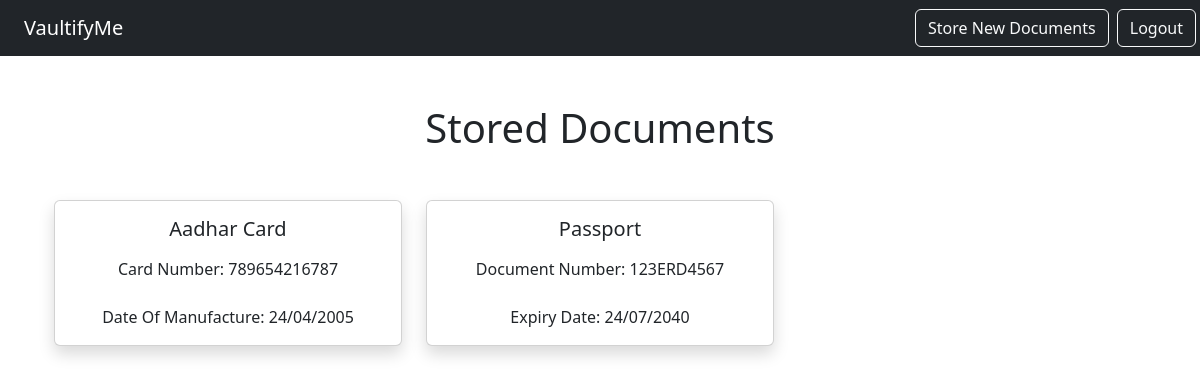
Page /notes/list (signed in) on the committed database.
### notes/models.py (models this page shows, shortened)
class Notes(models.Model):
    title = models.CharField(max_length=200)
    text = models.TextField()
    file=models.FileField(upload_to='files/', null=True,default=None)
    created = models.DateTimeField(auto_now_add=True)
    user = models.ForeignKey(User, on_delete=models.CASCADE, related_name="notes")

### notes/views.py (the view)
# urls.py: path('list', views.NotesListView.as_view(), name="notes.list"),
class NotesListView(LoginRequiredMixin,ListView):
    model = Notes
    context_object_name = 'notes'
    template_name = 'notes/notes_list.html'
    login_url = "/login"
    def get_queryset(self):
        return self.request.user.notes.all()

### notes/templates/notes/notes_list.html
{% extends 'base.html' %}
{% block content %}
<div class="container">
  <h1 class="my-5">Stored Documents</h1>
  <div class="row row-cols-3 g-4">
    {% for note in notes %}
    <div class="col">
      <div class="card shadow h-100">
        <div class="card-body d-flex flex-column">
          <a href="{% url 'notes.detail' pk=note.id %}" class="text-dark text-decoration-none">
            <h5 class="card-title mb-3">{{ note.title }}</h5>
            <p class="card-text mb-auto" style="white-space: pre-line;">{{ note.text }}</p>
          </a>
        </div>
      </div>
    </div>
    {% endfor %}
  </div>
</div>
{% endblock %}

### rows in the picture
Notes: title "Aadhar Card", text "Card Number: 789654216787 Date Of Manufacture: 24/04/2005"
Notes: title "Passport", text "Document Number: 123ERD4567 Expiry Date: 24/07/2040"
